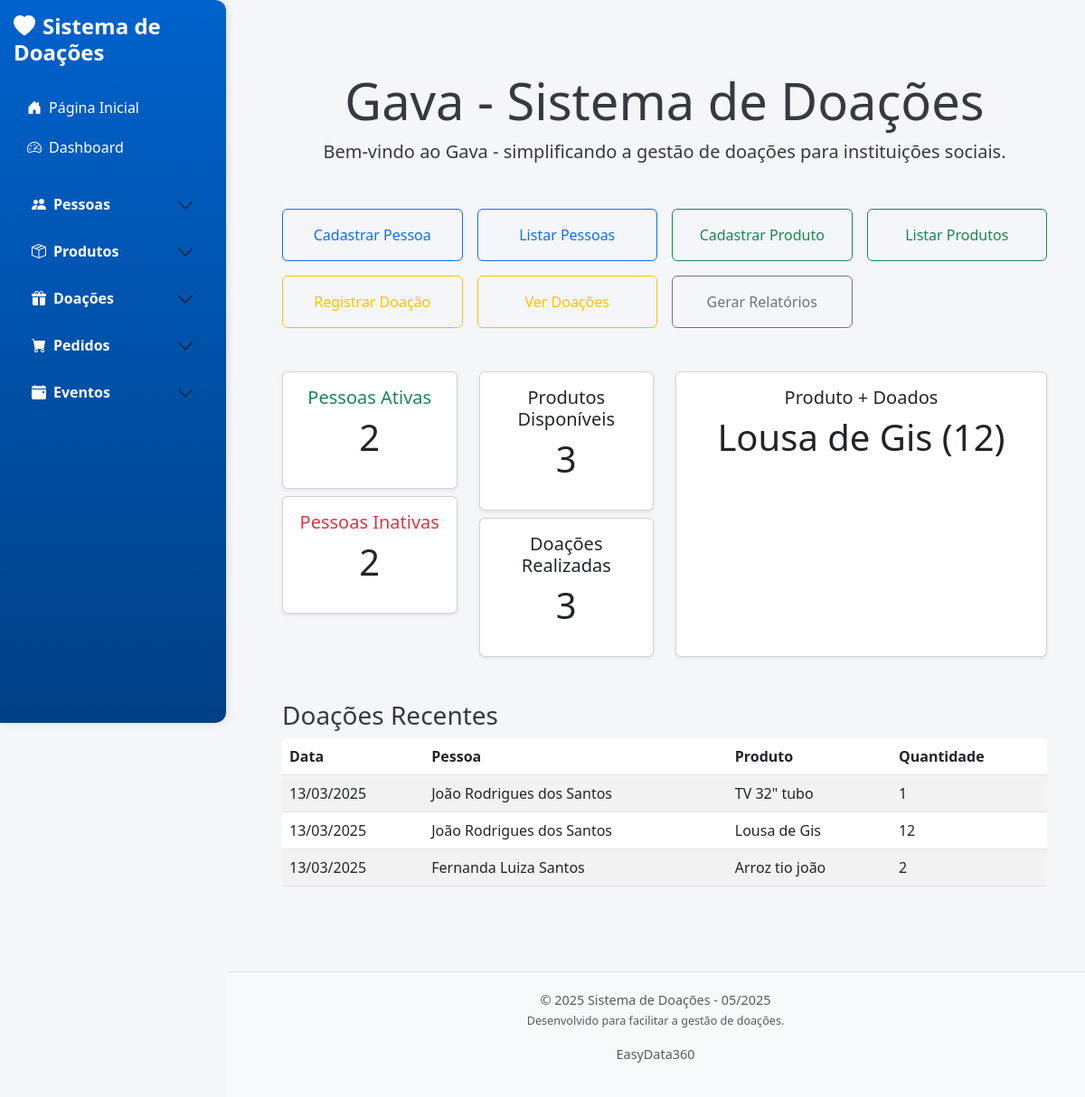
The app's page /, older data.
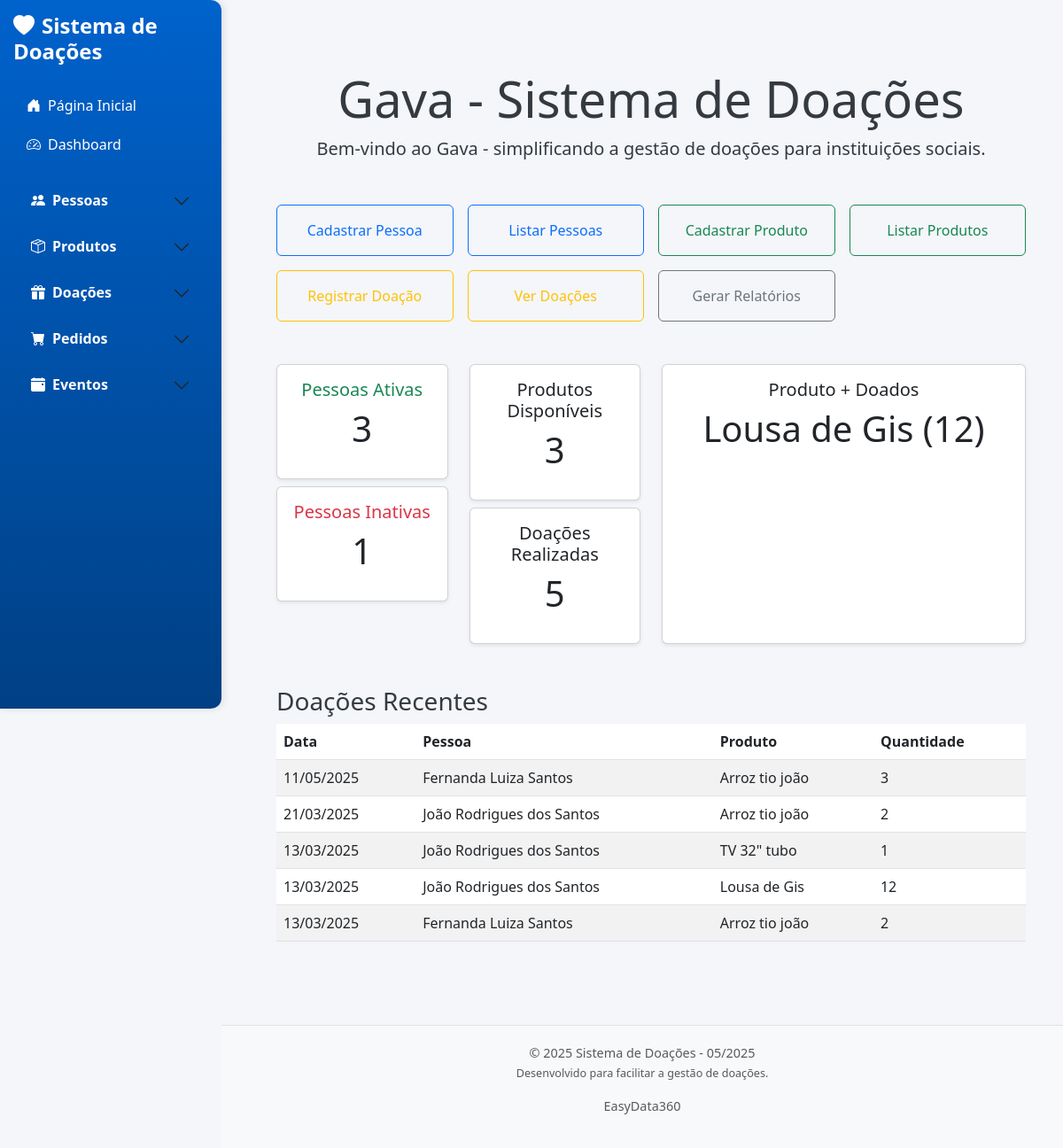
The same page, newer data.
### app/models/doacao.py (models this page shows, shortened)
class Doacao(db.Model):
    __tablename__ = 'doacoes'
    id = db.Column(db.Integer, primary_key=True)
    pessoa_id = db.Column(db.Integer, db.ForeignKey('pessoas.id'), nullable=False)
    produto_id = db.Column(db.Integer, db.ForeignKey('produtos.id'), nullable=False)
    quantidade = db.Column(db.Integer, nullable=False)
    data_doacao = db.Column(db.Date, nullable=False, default=date.today)
    pessoa = db.relationship('Pessoa', backref='doacoes_pessoa')
    produto = db.relationship('Produto', backref='doacoes_produto_rel')

### app/models/pessoa.py (models this page shows, shortened)
class Pessoa(db.Model):
    __tablename__ = 'pessoas'
    id = db.Column(db.Integer, primary_key=True)
    nome = db.Column(db.String(100), nullable=False)  # Evita duplicação
    endereco = db.Column(db.String(255))
    bairro = db.Column(db.String(100))
    telefone = db.Column(db.String(20))
    filhos = db.Column(db.String(50))
    profissao = db.Column(db.String(50))
    qtd_pessoas = db.Column(db.Integer)
    locomocao = db.Column(db.String(50))
    data_cadastro = db.Column(db.Date)
    ativo = db.Column(db.Boolean, default=True)  # Novo campo para ativação/desativação

### app/models/produto.py (models this page shows, shortened)
class Produto(db.Model):
    __tablename__ = 'produtos'
    id = db.Column(db.Integer, primary_key=True)
    nome_produto = db.Column(db.String(100), nullable=False, unique=True)  # Evita duplicação
    descricao = db.Column(db.String(255), nullable=True)
    quantidade = db.Column(db.Integer, nullable=False, default=0)
    data_entrada = db.Column(db.DateTime, nullable=False)

### app/routes.py (the view)
@main.route('/')
def index():
    total_pessoas_ativas = db.session.query(func.count()).select_from(Pessoa).filter_by(ativo=True).scalar()
    total_pessoas_inativas = db.session.query(func.count()).select_from(Pessoa).filter_by(ativo=False).scalar()
    total_produtos = db.session.query(func.count(Produto.id)).scalar()
    total_doacoes = db.session.query(func.count(Doacao.id)).scalar()
    stats = {
        'total_pessoas_ativas': total_pessoas_ativas,
        'total_pessoas_inativas': total_pessoas_inativas,
        'total_produtos': total_produtos,
        'total_doacoes': total_doacoes
    }
    produtos_top = db.session.query(
        Produto.nome_produto.label('nome'),
        func.sum(Doacao.quantidade).label('total')
    ).join(Doacao).group_by(Produto.nome_produto)\
     .order_by(func.sum(Doacao.quantidade).desc()).limit(5).all()
    doacoes_recentes = db.session.query(Doacao).join(Pessoa).join(Produto) \
        .order_by(Doacao.data_doacao.desc()).limit(5).all()
    return render_template('index.html', stats=stats, produtos_top=produtos_top, doacoes_recentes=doacoes_recentes)

### app/templates/index.html
{% extends 'base.html' %}
{% block content %}
<div class="container my-5">
  <div class="text-center mb-5">
    <h1 class="display-4">Gava - Sistema de Doações</h1>
    <p class="lead">Bem-vindo ao Gava - simplificando a gestão de doações para instituições sociais.</p>
  </div>
  <div class="row row-cols-1 row-cols-sm-2 row-cols-md-3 row-cols-lg-4 text-center mb-5 g-3">
    <div class="col">
      <a href="/cadastrar_pessoa" class="btn btn-outline-primary w-100 py-3">Cadastrar Pessoa</a>
    </div>
    <div class="col">
      <a href="/pessoas" class="btn btn-outline-primary w-100 py-3">Listar Pessoas</a>
    </div>
    <div class="col">
      <a href="/cadastrar_produto" class="btn btn-outline-success w-100 py-3">Cadastrar Produto</a>
    </div>
    <div class="col">
      <a href="/produtos" class="btn btn-outline-success w-100 py-3">Listar Produtos</a>
    </div>
    <div class="col">
      <a href="/registrar_doacao" class="btn btn-outline-warning w-100 py-3">Registrar Doação</a>
    </div>
    <div class="col">
      <a href="/doacoes" class="btn btn-outline-warning w-100 py-3">Ver Doações</a>
    </div>
    <div class="col">
      <a href="/relatorio_doacoes_pdf" class="btn btn-outline-secondary w-100 py-3">Gerar Relatórios</a>
    </div>
  </div>
  <div class="row pyg-4">
    <div class="col">
      <div class="card text-center shadow-sm">
        <div class="card-body">
          <h5 class="card-title text-success">Pessoas Ativas</h5>
          <p class="display-6">{{ stats.total_pessoas_ativas }}</p>
        </div>
      </div>
      <div class="card text-center shadow-sm mt-2">
        <div class="card-body">
          <h5 class="card-title text-danger">Pessoas Inativas</h5>
          <p class="display-6">{{ stats.total_pessoas_inativas }}</p>
        </div>
      </div>
    </div>
    <div class="col">
      <div class="card text-center shadow-sm">
        <div class="card-body">
          <h5 class="card-title">Produtos Disponíveis</h5>
          <p class="display-6">{{ stats.total_produtos }}</p>
        </div>
      </div>
      <div class="card text-center shadow-sm mt-2">
        <div class="card-body">
          <h5 class="card-title">Doações Realizadas</h5>
          <p class="display-6">{{ stats.total_doacoes }}</p>
        </div>
      </div>
    </div>
    <div class="col-md-6">
      <div class="card text-center shadow-sm h-100">
        <div class="card-body">
          <h5 class="card-title">Produto + Doados</h5>
          {% if produtos_top %}
            <p class="display-6">{{ produtos_top[0].nome }} ({{ produtos_top[0].total }})</p>
          {% else %}
            <p class="text-muted">Sem dados</p>
          {% endif %}
        </div>
      </div>
    </div>
  </div>
  <div class="mt-5">
    <h3>Doações Recentes</h3>
    <div class="table-responsive">
      <table class="table table-striped">
        <thead>
          <tr>
            <th>Data</th>
            <th>Pessoa</th>
            <th>Produto</th>
            <th>Quantidade</th>
          </tr>
        </thead>
        <tbody>
          {% for doacao in doacoes_recentes %}
          <tr>
            <td>{{ doacao.data_doacao.strftime('%d/%m/%Y') }}</td>
            <td>{{ doacao.pessoa.nome }}</td>
            <td>{{ doacao.produto.nome_produto }}</td>
            <td>{{ doacao.quantidade }}</td>
          </tr>
          {% endfor %}
        </tbody>
      </table>
    </div>
  </div>
</div>
{% endblock %}

Row changes from the older to the newer data that the page shows:
added Doacao: data_doacao "11/05/2025", pessoa.nome "Fernanda Luiza Santos", produto.nome_produto "Arroz tio joão", quantidade "3"
added Doacao: data_doacao "21/03/2025", pessoa.nome "João Rodrigues dos Santos", produto.nome_produto "Arroz tio joão", quantidade "2"
Text that changed along with them:
{{ stats.total_pessoas_ativas }}: "2" → "3"
{{ stats.total_pessoas_inativas }}: "2" → "1"
{{ stats.total_doacoes }}: "3" → "5"
